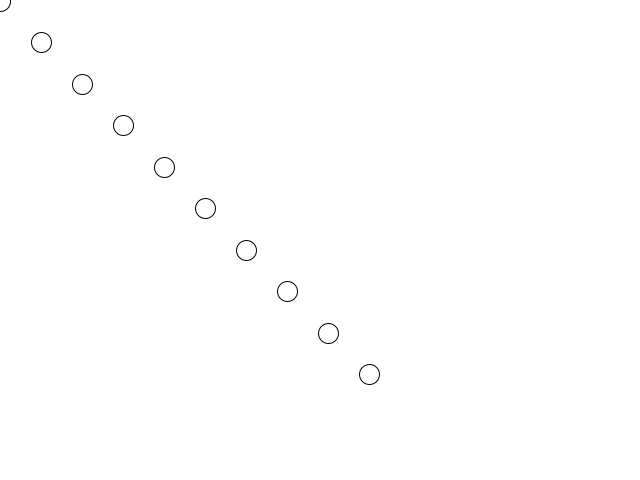
Frame 1 (no input)
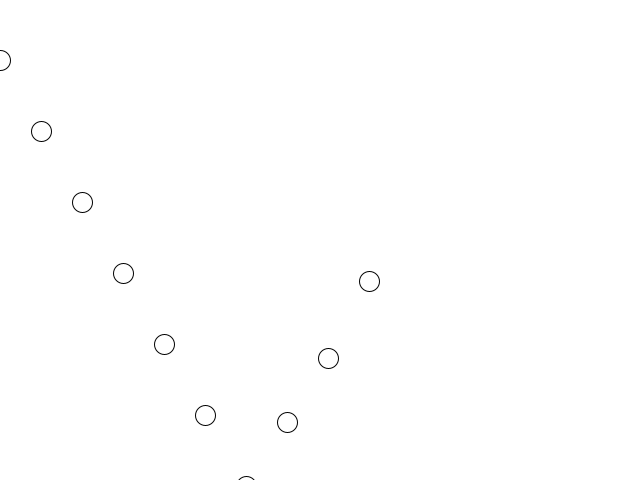
Frame 60 (the mouse pressed at the canvas centre just before this capture)
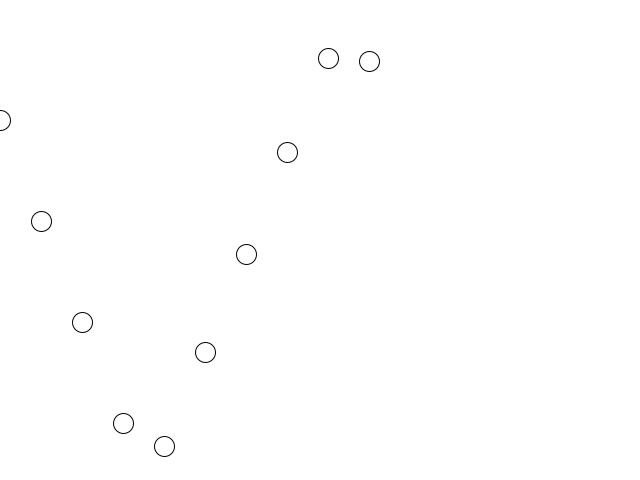
Frame 120 (the mouse held since frame 60 and released just before this capture)

The Processing sketch that drew these frames (run headless with seeded random() and noise(); from frame 60 on, the mouse is pressed at the canvas centre):

// Processing sketch: sketch_10micku4a
// ── sketch_10micku4a.pde
float[] x = new float[10];
float[] y = new float[10];
float[] ys = new float[10];

//ALT GR + F, G ----> [, ]
void setup(){
  size(640, 480);
  for ( int i = 0; i <10 ;i++ ){
    x[i] = i*40;
    y[i] = i*40;
    ys[i] = 1+i*0.5;
  }

}

void draw(){
  background(255);
  
  //ALT + 124 ---> ||

  for ( int i = 0; i <10 ;i++ ){
    y[i]+=ys[i];
    if (y[i] > height || y[i] < 0) {
       ys[i] *= -1; 
    }
    circle(x[i]+i, y[i]+i, 20);
  }
}
